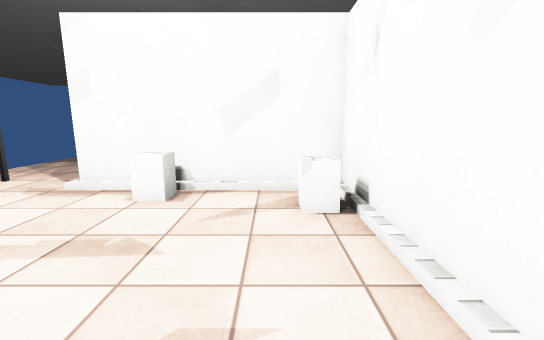
View 1 (above)

15 first-person views from a walk through a Unity game level. The camera is 1.3 m above the floor, tilts 10° down and sees 90° across. The floor is counted in squares, 1 m on a side. Each view is taken from the middle of a square. On the plan, view 1 faces up. The plan holds only what a view shows up to about 13 squares ahead; the rest is blank. The place goes on beyond the plan. The player character is not drawn. Door leaves are left out, so doorways stand open. Some surface patterns are stand-ins.

View 2
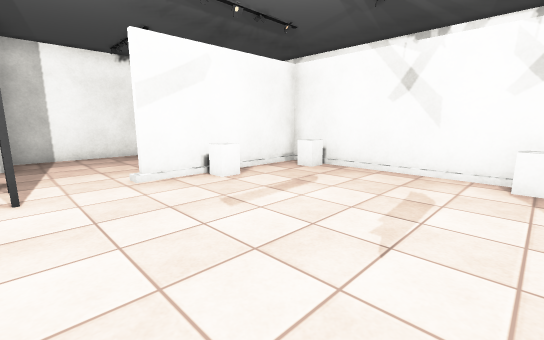

View 3
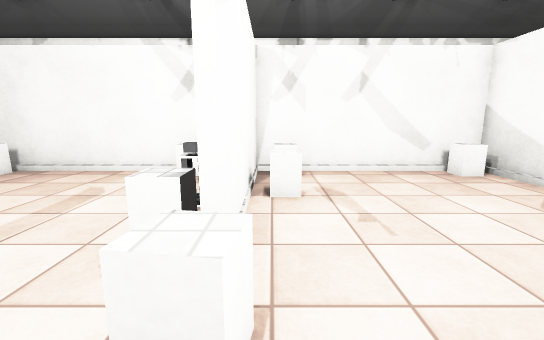

View 4
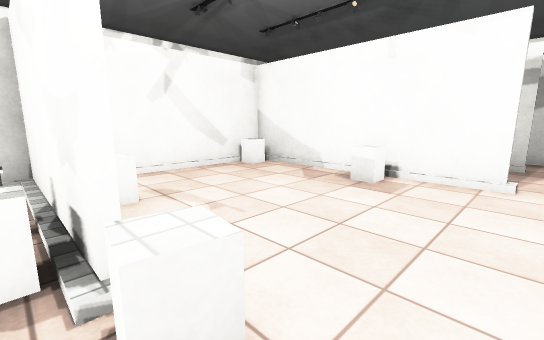

View 5
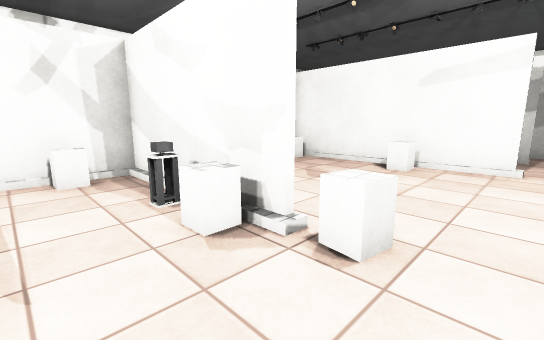

View 6
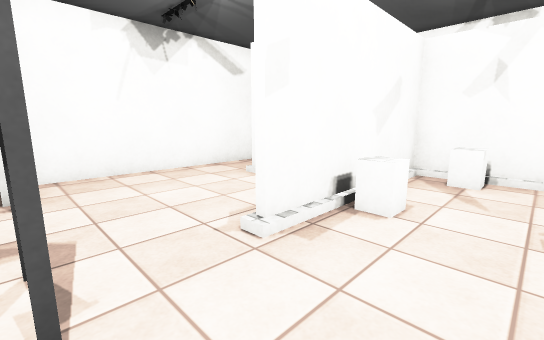

View 7
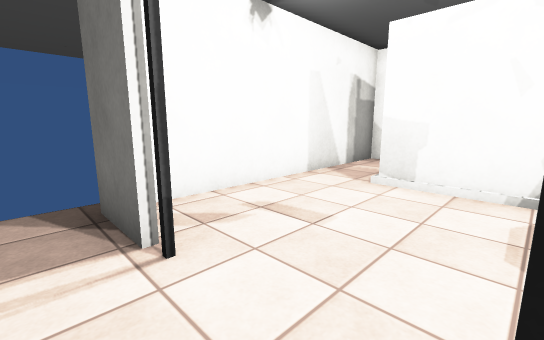

View 8
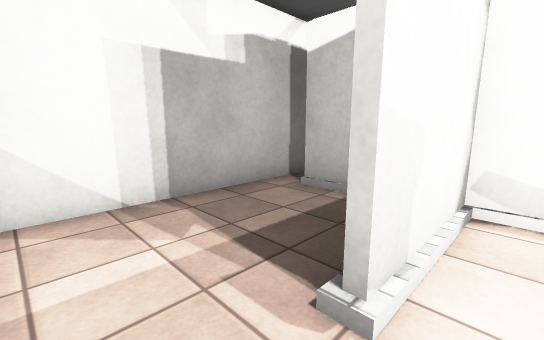

View 9
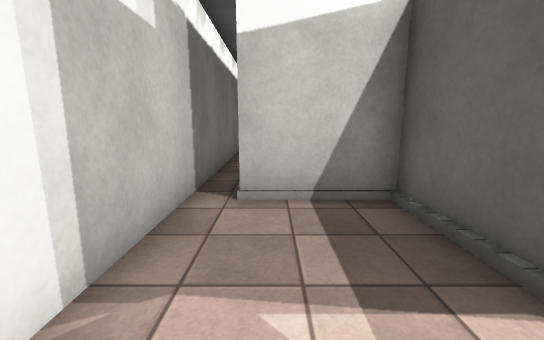

View 10
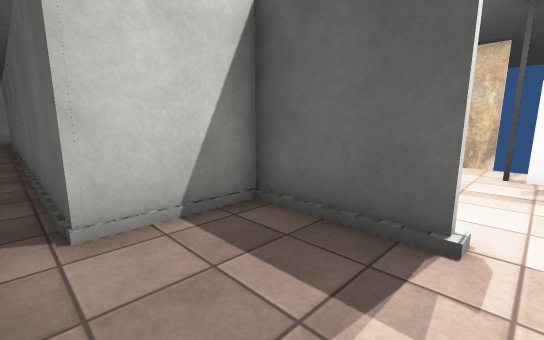

View 11
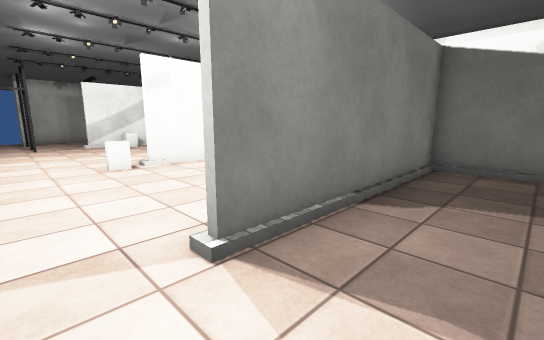

View 12
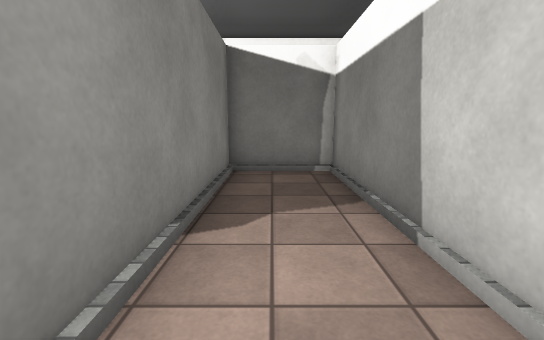

View 13
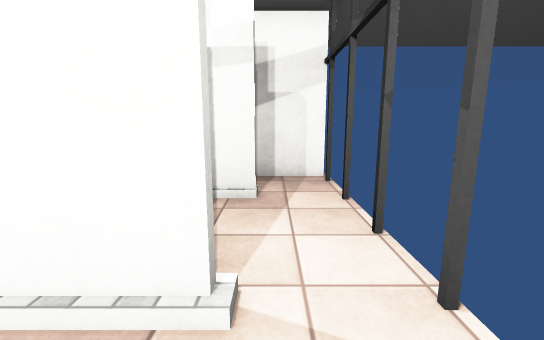

View 14
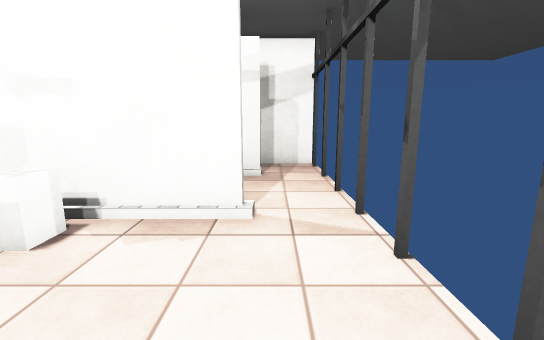

View 15
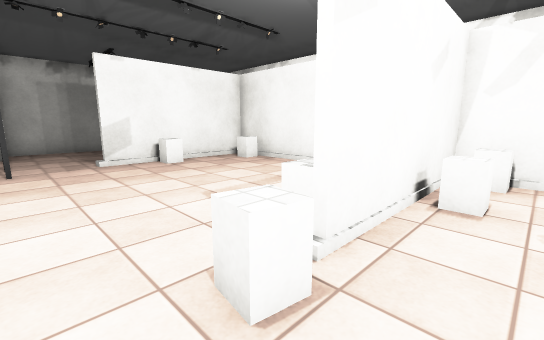

### Floor plan
Key: @ floor where view 1 was taken; # wall or solid block; . floor; D open door; O other object.
Columns run from 7 left of view 1 to 3 right of it. Each row starts with its distance up from view 1.
 11  ##########
 10 .#........#
  9 .#........#
  8 .D....#...#
  7 .D....#...#
  6 .D....#...#
  5  #..#O###.#
  4  ....O..O.#
  3  .......###
  2  ........#
  1  ........#
  0  ......@.#
 -1  .......O#
 -2  .O.OO..##
 -3  .OO##O###
 -4  .......##
 -5  ........#
 -6 #........#
 -7 .........#
 -8 #...O...O#
 -9  .########
-10 #.......#
-11 ........#
-12 #########

Positions as (right, up) in squares from view 1, and headings:
1: (0, 0), facing up
2: (-6, -1), facing up-right
3: (-6, -3), facing right
4: (-6, -2), facing down-right
5: (-6, 0), facing down-right
6: (-6, 3), facing up-right
7: (-7, 6), facing up-right
8: (-2, 10), facing down-right
9: (1, 10), facing down
10: (2, 9), facing down-left
11: (-7, -11), facing up-right
12: (-6, -10), facing right
13: (-6, -7), facing down
14: (-6, -5), facing down
15: (-6, -4), facing up-right
